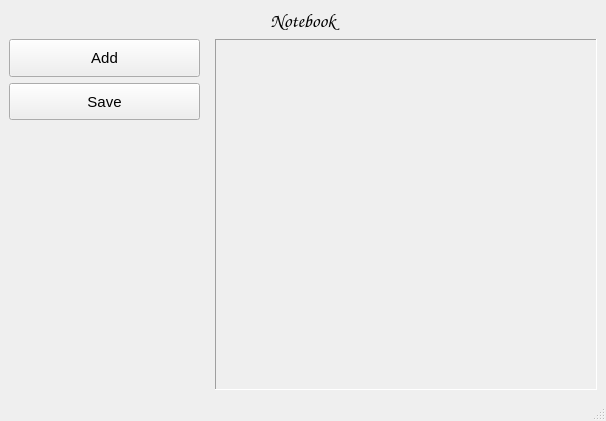
<?xml version="1.0" encoding="UTF-8"?>
<ui version="4.0">
 <class>MainWindow</class>
 <widget class="QMainWindow" name="MainWindow">
  <property name="windowModality">
   <enum>Qt::NonModal</enum>
  </property>
  <property name="geometry">
   <rect>
    <x>0</x>
    <y>0</y>
    <width>606</width>
    <height>421</height>
   </rect>
  </property>
  <property name="minimumSize">
   <size>
    <width>500</width>
    <height>300</height>
   </size>
  </property>
  <property name="windowTitle">
   <string>NoteBook</string>
  </property>
  <widget class="QWidget" name="centralwidget">
   <layout class="QGridLayout" name="gridLayout_2">
    <item row="2" column="0">
     <layout class="QGridLayout" name="BodyMainGridLayout">
      <item row="0" column="2">
       <widget class="QScrollArea" name="ScrollAreaMain">
        <property name="sizePolicy">
         <sizepolicy hsizetype="Expanding" vsizetype="Expanding">
          <horstretch>0</horstretch>
          <verstretch>0</verstretch>
         </sizepolicy>
        </property>
        <property name="minimumSize">
         <size>
          <width>300</width>
          <height>0</height>
         </size>
        </property>
        <property name="maximumSize">
         <size>
          <width>16777215</width>
          <height>16777215</height>
         </size>
        </property>
        <property name="font">
         <font>
          <pointsize>11</pointsize>
         </font>
        </property>
        <property name="frameShape">
         <enum>QFrame::Panel</enum>
        </property>
        <property name="widgetResizable">
         <bool>true</bool>
        </property>
        <widget class="QWidget" name="scrollAreaWidgetContents">
         <property name="geometry">
          <rect>
           <x>0</x>
           <y>0</y>
           <width>378</width>
           <height>339</height>
          </rect>
         </property>
         <layout class="QVBoxLayout" name="verticalLayout_2">
          <item>
           <layout class="QVBoxLayout" name="BodyVerticalLayout">
            <property name="spacing">
             <number>0</number>
            </property>
            <property name="sizeConstraint">
             <enum>QLayout::SetNoConstraint</enum>
            </property>
           </layout>
          </item>
         </layout>
        </widget>
       </widget>
      </item>
      <item row="0" column="1">
       <widget class="QWidget" name="LeftFillerWidget" native="true">
        <property name="sizePolicy">
         <sizepolicy hsizetype="Fixed" vsizetype="Preferred">
          <horstretch>200</horstretch>
          <verstretch>0</verstretch>
         </sizepolicy>
        </property>
        <property name="minimumSize">
         <size>
          <width>200</width>
          <height>100</height>
         </size>
        </property>
        <property name="maximumSize">
         <size>
          <width>200</width>
          <height>16777215</height>
         </size>
        </property>
        <property name="font">
         <font>
          <pointsize>11</pointsize>
         </font>
        </property>
        <widget class="QWidget" name="verticalLayoutWidget">
         <property name="geometry">
          <rect>
           <x>0</x>
           <y>0</y>
           <width>191</width>
           <height>81</height>
          </rect>
         </property>
         <layout class="QVBoxLayout" name="LeftVerticalLayout">
          <property name="spacing">
           <number>6</number>
          </property>
          <item>
           <widget class="QPushButton" name="AddButton">
            <property name="sizePolicy">
             <sizepolicy hsizetype="Preferred" vsizetype="MinimumExpanding">
              <horstretch>0</horstretch>
              <verstretch>4</verstretch>
             </sizepolicy>
            </property>
            <property name="text">
             <string>Add</string>
            </property>
           </widget>
          </item>
          <item>
           <widget class="QPushButton" name="SaveButton">
            <property name="sizePolicy">
             <sizepolicy hsizetype="Preferred" vsizetype="MinimumExpanding">
              <horstretch>0</horstretch>
              <verstretch>4</verstretch>
             </sizepolicy>
            </property>
            <property name="text">
             <string>Save</string>
            </property>
           </widget>
          </item>
         </layout>
        </widget>
       </widget>
      </item>
     </layout>
    </item>
    <item row="0" column="0">
     <layout class="QVBoxLayout" name="HeadVerticalLayout">
      <item>
       <widget class="QLabel" name="MainHeaderLabel">
        <property name="sizePolicy">
         <sizepolicy hsizetype="Expanding" vsizetype="Fixed">
          <horstretch>150</horstretch>
          <verstretch>0</verstretch>
         </sizepolicy>
        </property>
        <property name="maximumSize">
         <size>
          <width>16777215</width>
          <height>101</height>
         </size>
        </property>
        <property name="font">
         <font>
          <family>Comic Sans MS</family>
          <pointsize>14</pointsize>
         </font>
        </property>
        <property name="text">
         <string>Notebook</string>
        </property>
        <property name="alignment">
         <set>Qt::AlignCenter</set>
        </property>
       </widget>
      </item>
     </layout>
    </item>
   </layout>
  </widget>
  <widget class="QStatusBar" name="statusbar"/>
 </widget>
 <resources/>
 <connections/>
</ui>
